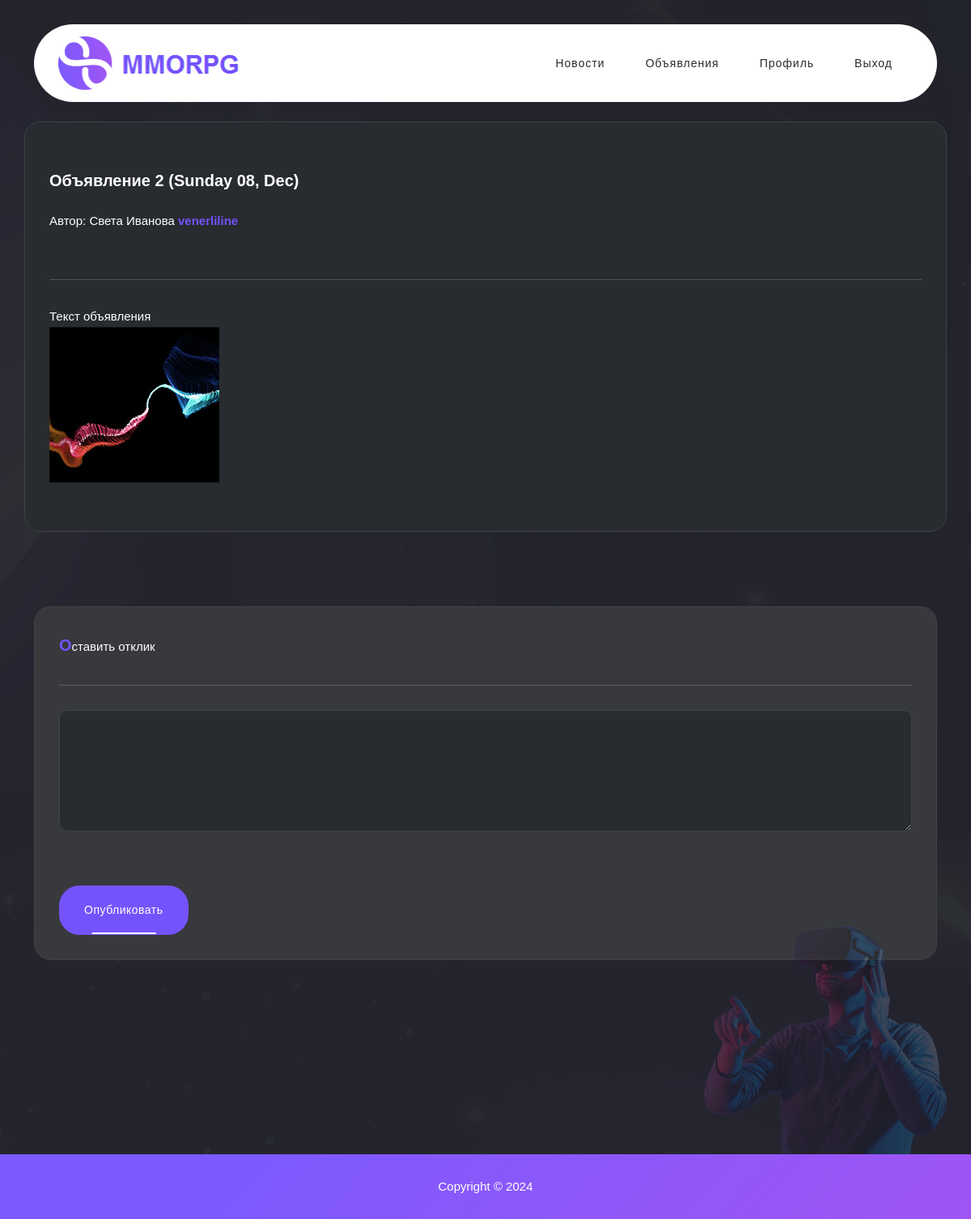
Page /posts/2 (signed in) on the committed database.
### posts/models.py (models this page shows, shortened)
class Post(models.Model):
    CATEGORIES = [
        ('tank', "Танки"),
        ("hilt", "Хилы"),
        ("dd", "ДД"),
        ("traders", 'Торговцы'),
        ("guild_master", 'Гилдмастеры'),
        ("questgiver", 'Квестгиверы'),
        ("blacksmith", 'Кузнецы'),
        ("tanner", 'Кожевники'),
        ("potion_maker", 'Зельевары'),
        ("spellmaster", 'Мастера заклинаний'),
    ]
    title = models.CharField(max_length=150)
    create_date = models.DateTimeField(auto_now_add=True)
    description = models.TextField()
    category = models.CharField(max_length=35,
                                choices=CATEGORIES)
    author = models.ForeignKey(User, on_delete=models.CASCADE)
    class Meta:
        verbose_name = "Объявление"
        verbose_name_plural = "Объявления"

### posts/views.py (the view)
# urls.py: path('<int:pk>', PostDetail.as_view(), name='detail_post'),
class PostDetail(LoginRequiredMixin, DetailView):
    model = Post
    template_name = 'detail_post.html'
    context_object_name = 'post'
    pk_url_kwarg = "pk"
    def post(self, request, *args, **kwargs):
        post = self.get_object()
        form = ReplyForm(request.POST)
        if form.is_valid():
            reply = form.save(commit=False)
            reply.post = post
            reply.user = self.request.user
            reply.save()
        return redirect('detail_post', pk=post.pk)
    def get_context_data(self, **kwargs):
        context = super().get_context_data(**kwargs)
        return context
    def get_object(self, *args, **kwargs):
        obj = cache.get(f'post-{self.kwargs["pk"]}', None)
        if not obj:
            obj = super().get_object(queryset=self.queryset)
            cache.set(f'post-{self.kwargs["pk"]}', obj)
        return obj

### posts/templatetags/custom_filters.py (called while the page is built)
@register.filter()
def get_nike(user_email):
    return user_email.split("@")[0]

@register.filter()
def get_title(current_url, is_html: bool = False):
    if is_html:
        return mark_safe('<em>О</em>бъявления' if 'post' in current_url else '<em>Н</em>овости')
    else:
        return 'Объявления' if 'post' in current_url else 'Новости'

### templates/posts/detail_post.html (shortened to what this page needs)
{% extends 'default.html' %}
{% load custom_filters %}
{% block content %}
<div class="discover-items item-details-page">
    <div class="container">
      <div class="row">
        <div class="col-lg-12">
        </div>
        <div class="item">
          <div class="right-content">
            <h4>{{ post.title }} ({{ post.create_date|date:'l d, M' }})</h4>
            <span class="author owner">
              <h6>Автор: {{ post.author.first_name }} {{ post.author.last_name }} <a href="#">{{ post.author.email|get_nike }}</a></h6>
            </span>
            <div class="line-dec"></div>
            <span class="bid" style="color: #fff">
                {% if post.description %}
                    {{ post.description|safe }}
                {% else %}
                    {{ post.text|safe }}
                {% endif %}
            </span>
          </div>
        </div>
        {% if request.user.is_authenticated %}
          {% if 'post' in request.get_full_path %}
            <form method="POST" role="search">
                <div id="contact" class="item" style="margin-top: 0px; padding: 30px 30px; width: 100%; max-width: 100%">
                    <span class="bid">
                      <strong>О</strong>ставить отклик<br>
                    </span>
                    <div class="line-dec"></div>
                    <textarea name="text" placeholder="Оставить отклик..." autocomplete="on" required style="border-radius: 10px;"> </textarea>
                  <span class="ends">
                    <button type="submit" id="form-submit" class="orange-button">Опубликовать</button>
                  </span>
                </div>
            </form>
          {% endif %}
          {% endif %}
      </div>
    </div>
  </div>
{% endblock content %}

### static/assets/css/templatemo-liberty-market.css (style rules this page uses)
html, body, div, span, applet, object, iframe, h1, h2, h3, h4, h5, h6, p, blockquote, div pre, a, abbr, acronym, address, big, cite, code, del, dfn, em, font, img, ins, kbd, q, s, samp, small, strike, strong, sub, sup, tt, var, b, u, i, center, dl, dt, dd, ol, ul, li, figure, header, nav, section, article, aside, footer, figcaption { margin: 0; padding: 0; border: 0; outline: 0; }
* { box-sizing: border-box; }
html, body { font-family: 'Roboto', sans-serif; font-weight: 400; background-color: #1e1e1e; font-size: 16px; -ms-text-size-adjust: 100%; -webkit-font-smoothing: antialiased; -moz-osx-font-smoothing: grayscale; }
a { text-decoration: none !important; }
h1, h2, h3, h4, h5, h6 { margin-top: 0px; margin-bottom: 0px; color: #fff; font-weight: 700; }
p { font-size: 15px; line-height: 30px; color: #fff; }
img { width: 100%; overflow: hidden; }
html, body { background: #fff; font-family: 'Roboto', sans-serif; }
.discover-items { background-image: url(../images/dark-bg.jpg); background-repeat: no-repeat; background-position: center center; background-size: cover; padding: 200px 0px 10px 0px; position: relative; }
.discover-items #search-form, .discover-items #contact { margin-top: 15px; }
.discover-items .item span.author { display: inline-flex; width: 100%; }
.discover-items .item img { margin-top: -32px; position: relative; z-index: 1; }
.discover-items .item h4 { font-size: 20px; margin-top: 30px; }
.discover-items .item .line-dec { width: 100%; height: 1px; background-color: rgba(255,255,255,0.2); margin: 30px 0px; }
.discover-items .item { background-color: #282b2f; border: 1px solid #404245; padding: 30px; border-radius: 20px; position: relative; margin-bottom: 52px; }
.discover-items .item span { color: #fff; display: inline-block; font-size: 15px; }
.discover-items .item span strong { font-size: 20px; }
.item-details-page { background-image: url(../images/dark-bg.jpg); background-repeat: no-repeat; background-position: center center; background-size: cover; padding: 120px 0px 120px 0px; position: relative; }
.item-details-page:after { background-image: url(/static/assets/images/category-collection-dec.png); width: 300px; height: 282px; position: absolute; bottom: 0; right: 30px; content: ''; z-index: 1; }
.item-details-page h4 { font-size: 20px; margin-bottom: 25px; }
.item-details-page span.author { display: flex; margin-bottom: 30px; }
.item-details-page span.author h6 { font-size: 15px; font-weight: 400; line-height: 25px; }
.item-details-page span.author a { color: #7453fc; font-weight: 700; margin-top: 5px; }
.item-details-page p { margin-bottom: 30px; }
.item-details-page span { color: #fff; display: inline-block; font-size: 15px; }
.item-details-page span strong { font-size: 20px; color: #7453fc; }
.item-details-page p { position: relative; z-index: 2; }
.item-details-page span.bid, .item-details-page span.owner, .item-details-page span.ends { line-height: 35px; position: relative; z-index: 2; }
.item-details-page form { margin-top: 40px; }
.item-details-page button { font-size: 14px; color: #fff; background-color: #7453fc; border: 1px solid #7453fc; padding: 12px 30px; display: inline-block; border-radius: 25px; font-weight: 500; text-transform: capitalize; letter-spacing: 0.5px; transition: all .3s; position: relative; overflow: hidden; }
.item-details-page button:after { width: 50%; height: 2px; background-color: #fff; content: ''; position: absolute; left: 50%; bottom: 0; transform: translateX(-50%); }
#contact { background-color: #37393c; border-radius: 20px; padding: 60px 30px; margin-bottom: 120px; }
#contact textarea { width: 100%; height: 150px; text-align: left; padding: 0px 15px; background-color: #282b2f; border: 1px solid #404245; margin-bottom: 30px; font-weight: 500; color: #afafaf; }
#contact textarea::placeholder { color: #afafaf; }
#contact button { margin-top: 30px; width: 100%; text-align: center; }
body { overflow-x: hidden; }

### rows in the picture
Post: title "Объявление 2", create_date "Sunday 08, Dec", author.first_name "Света", author.last_name "Иванова", author.email|get_nike "venerliline", description "Текст объявления", description (picture)
